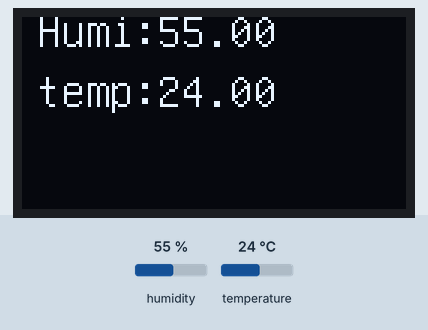
Simulated run of this sketch. Board: Arduino Uno, built with avr-gcc and run on an emulated ATmega328P. Shown: 128×64 one-colour display. Inputs (shaded band) come from the test bench; at power-on: humidity 55 %, temperature 24 °C.

Above: at 3.0 s.
3.1 s: humidity set to 22 %
At 6.0 s:
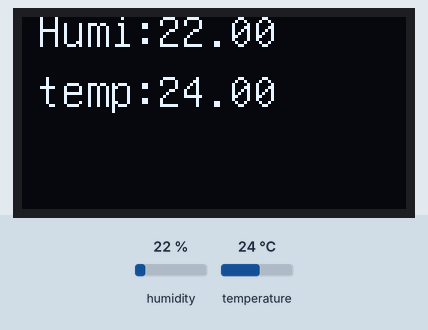
6.3 s: temperature set to 12 °C
At 8.0 s:
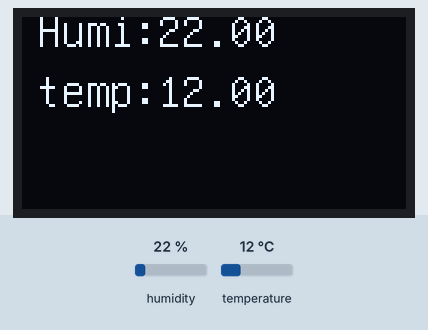
9.3 s: humidity set to 40 %
At 12.1 s:
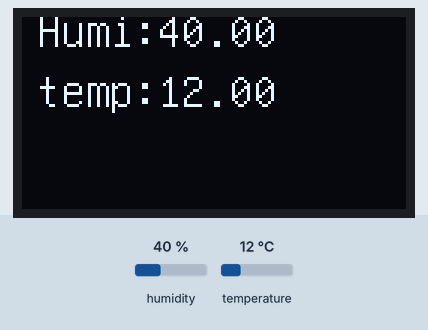
13.1 s: temperature set to 19 °C
At 14.3 s:
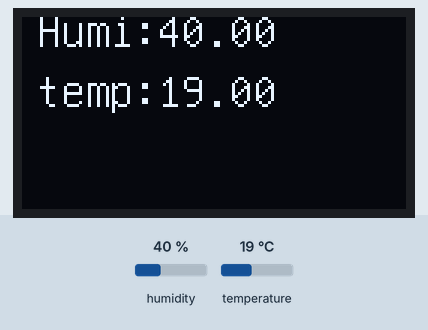
Timing chart, 0 to 16.1 s (numbered marks = the images above; inputs shaded):
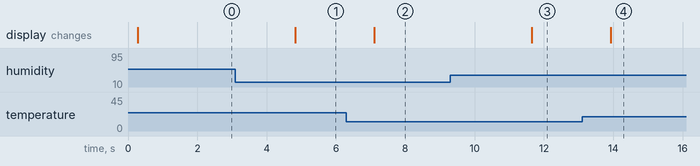

Measured:
- after the input at 3.1 s, the display: changes after 1.7 s (image 1)
- after the input at 6.3 s, the display: changes after 0.80 s (image 2)
- after the input at 9.3 s, the display: changes after 2.4 s (image 3)
- after the input at 13.1 s, the display: changes after 0.83 s (image 4)

The sketch:

DHTSensor.ino
```cpp
#include "U8glib.h"
#include <DHT.h>
#include <Wire.h>
#include <SoftwareSerial.h>

#define RX 3
#define TX 2
SoftwareSerial BT(TX, RX);


U8GLIB_SSD1306_128X64 u8g(U8G_I2C_OPT_NONE);

DHT dht(6,DHT11);


void setup() {
  Serial.begin(9600);
  BT.begin(9600);
  dht.begin();
}

void loop() {
  float h = dht.readHumidity();
  float t = dht.readTemperature();
  BT.println(t);
  BT.println(h);
  u8g.firstPage();
  do{
    u8g.setFont(u8g_font_unifont);
    u8g.setPrintPos(5,10);
    u8g.print("Humi: ");
    u8g.setPrintPos(45,10);
    u8g.print(h);
    u8g.drawStr(5,30, "temp: ");
    u8g.setPrintPos(45,30);
    u8g.print(t);
  }while(u8g.nextPage());
  delay(2000);
}
```
